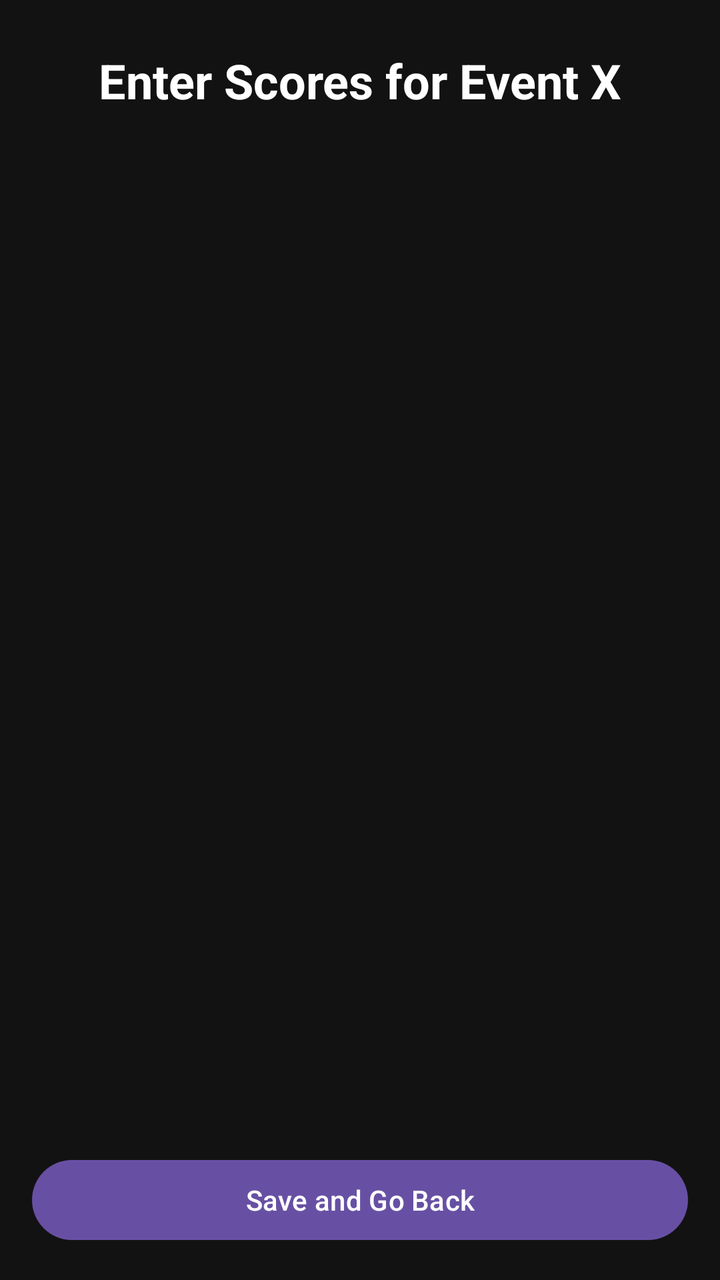
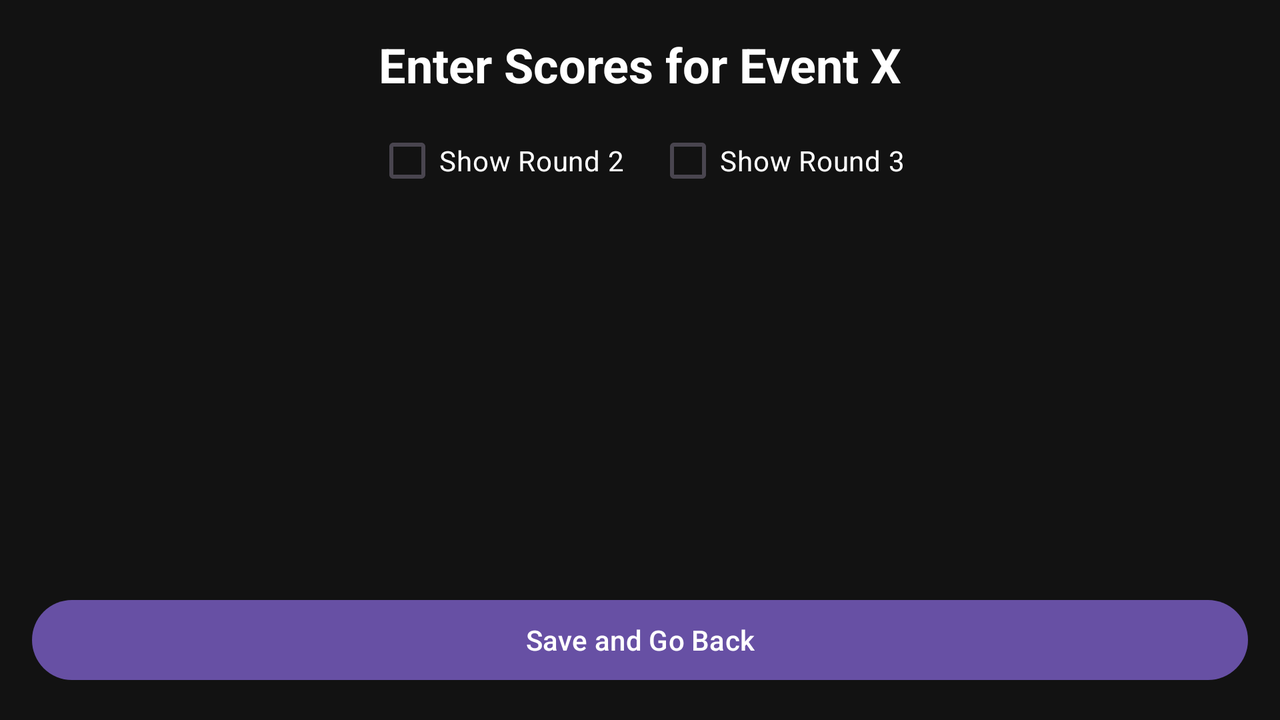

The same Android screen from two of the app's own layout files: first res/layout/ as a phone draws it, then the repository's variant for another configuration, drawn on a device whose configuration selects that folder. Both files follow.
<!-- AndroidManifest.xml: application theme Theme.Youlympics_Leaderboard -->
<!-- res/layout/activity_score_entry.xml -->
<?xml version="1.0" encoding="utf-8"?>
<androidx.constraintlayout.widget.ConstraintLayout xmlns:android="http://schemas.android.com/apk/res/android"
    xmlns:app="http://schemas.android.com/apk/res-auto"
    xmlns:tools="http://schemas.android.com/tools"
    android:layout_width="match_parent"
    android:layout_height="match_parent"
    android:background="#121212"
    tools:context=".ScoreEntryActivity">

    <TextView
        android:id="@+id/textView_event_title"
        android:layout_width="wrap_content"
        android:layout_height="wrap_content"
        android:layout_marginTop="24dp"
        android:text="Enter Scores for Event X"
        android:textColor="@android:color/white"
        android:textSize="24sp"
        android:textStyle="bold"
        app:layout_constraintEnd_toEndOf="parent"
        app:layout_constraintStart_toStartOf="parent"
        app:layout_constraintTop_toTopOf="parent" />

    <androidx.recyclerview.widget.RecyclerView
        android:id="@+id/recyclerView_score_entry"
        android:layout_width="0dp"
        android:layout_height="0dp"
        android:layout_marginTop="16dp"
        android:layout_marginBottom="16dp"
        app:layout_constraintBottom_toTopOf="@+id/button_save_scores"
        app:layout_constraintEnd_toEndOf="parent"
        app:layout_constraintStart_toStartOf="parent"
        app:layout_constraintTop_toBottomOf="@+id/textView_event_title"
        tools:listitem="@layout/score_entry_item" />

    <Button
        android:id="@+id/button_save_scores"
        android:layout_width="0dp"
        android:layout_height="wrap_content"
        android:layout_marginStart="16dp"
        android:layout_marginEnd="16dp"
        android:layout_marginBottom="16dp"
        android:text="Save and Go Back"
        app:layout_constraintBottom_toBottomOf="parent"
        app:layout_constraintEnd_toEndOf="parent"
        app:layout_constraintStart_toStartOf="parent" />

</androidx.constraintlayout.widget.ConstraintLayout>
<!-- resources referenced by this layout -->
<resources>
  <style name="Theme.Youlympics_Leaderboard" parent="Base.Theme.Youlympics_Leaderboard" />
  <style name="Base.Theme.Youlympics_Leaderboard" parent="Theme.Material3.DayNight.NoActionBar">
          
          
      </style>
</resources>
<!-- res/layout-land/activity_score_entry.xml (the repository's variant of the layout above) -->
<!-- drawn on the phone turned sideways -->
<?xml version="1.0" encoding="utf-8"?>
<androidx.constraintlayout.widget.ConstraintLayout xmlns:android="http://schemas.android.com/apk/res/android"
    xmlns:app="http://schemas.android.com/apk/res-auto"
    xmlns:tools="http://schemas.android.com/tools"
    android:layout_width="match_parent"
    android:layout_height="match_parent"
    android:background="#121212"
    tools:context=".ScoreEntryActivity">

    <TextView
        android:id="@+id/textView_event_title"
        android:layout_width="wrap_content"
        android:layout_height="wrap_content"
        android:layout_marginTop="16dp"
        android:text="Enter Scores for Event X"
        android:textColor="@android:color/white"
        android:textSize="24sp"
        android:textStyle="bold"
        app:layout_constraintEnd_toEndOf="parent"
        app:layout_constraintStart_toStartOf="parent"
        app:layout_constraintTop_toTopOf="parent" />

    <LinearLayout
        android:id="@+id/visibility_controls_container"
        android:layout_width="0dp"
        android:layout_height="wrap_content"
        android:gravity="center"
        android:orientation="horizontal"
        android:layout_marginTop="8dp"
        app:layout_constraintTop_toBottomOf="@id/textView_event_title"
        app:layout_constraintStart_toStartOf="parent"
        app:layout_constraintEnd_toEndOf="parent">

        <CheckBox
            android:id="@+id/checkbox_show_round2"
            android:layout_width="wrap_content"
            android:layout_height="wrap_content"
            android:text="Show Round 2"
            android:textColor="@android:color/white"
            android:layout_marginEnd="16dp"/>

        <CheckBox
            android:id="@+id/checkbox_show_round3"
            android:layout_width="wrap_content"
            android:layout_height="wrap_content"
            android:text="Show Round 3"
            android:textColor="@android:color/white" />
    </LinearLayout>

    <LinearLayout
        android:id="@+id/recycler_views_container"
        android:layout_width="0dp"
        android:layout_height="0dp"
        android:orientation="horizontal"
        android:layout_marginTop="8dp"
        android:layout_marginBottom="8dp"
        app:layout_constraintTop_toBottomOf="@id/visibility_controls_container"
        app:layout_constraintBottom_toTopOf="@+id/button_save_scores"
        app:layout_constraintStart_toStartOf="parent"
        app:layout_constraintEnd_toEndOf="parent">

        
        <androidx.recyclerview.widget.RecyclerView
            android:id="@+id/recyclerView_score_entry_left"
            android:layout_width="0dp"
            android:layout_height="match_parent"
            android:layout_weight="1"
            android:layout_marginEnd="8dp"
            tools:listitem="@layout/score_entry_item"/>

        
        <androidx.recyclerview.widget.RecyclerView
            android:id="@+id/recyclerView_score_entry_right"
            android:layout_width="0dp"
            android:layout_height="match_parent"
            android:layout_weight="1"
            android:layout_marginStart="8dp"
            tools:listitem="@layout/score_entry_item"/>
    </LinearLayout>

    <Button
        android:id="@+id/button_save_scores"
        android:layout_width="0dp"
        android:layout_height="wrap_content"
        android:layout_marginStart="16dp"
        android:layout_marginEnd="16dp"
        android:layout_marginBottom="16dp"
        android:text="Save and Go Back"
        app:layout_constraintBottom_toBottomOf="parent"
        app:layout_constraintEnd_toEndOf="parent"
        app:layout_constraintStart_toStartOf="parent" />

</androidx.constraintlayout.widget.ConstraintLayout>
